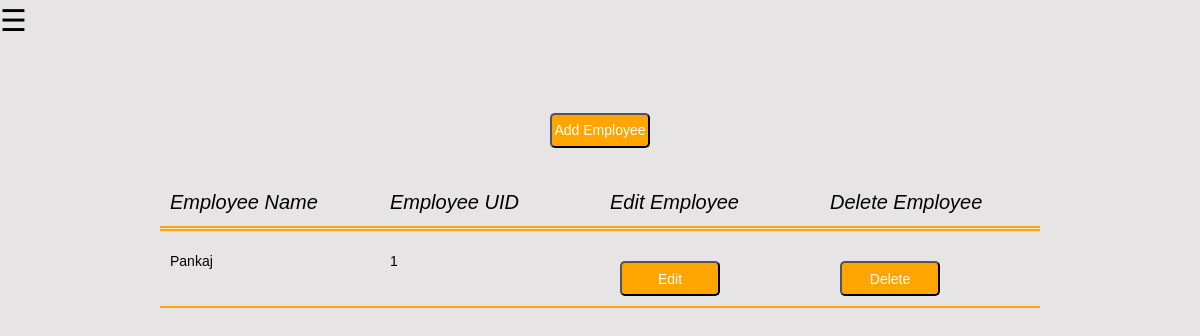
The page /manage/showemployees/ on the database as committed earlier.
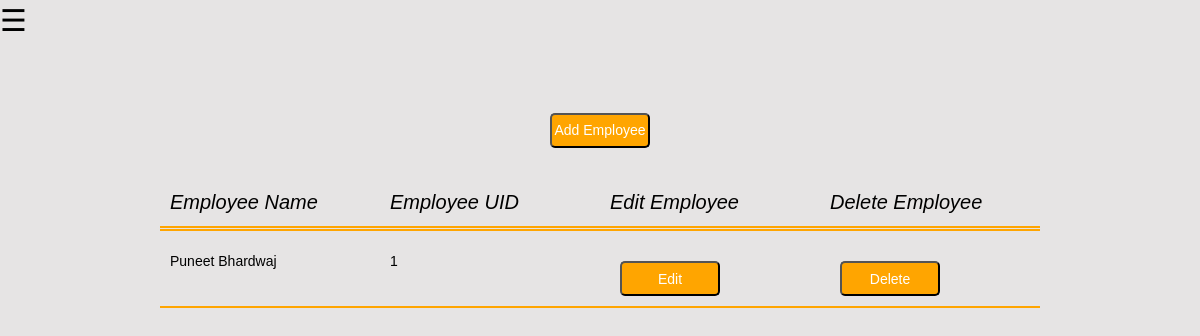
The same page on the database as committed later.
### manager/models.py (models this page shows, shortened)
class Employee(models.Model):
    employee_uid = models.CharField(max_length=10, primary_key=True)
    employee_name=models.CharField(max_length=100)

### manager/views.py (the view)
# urls.py: path('showemployees/',views.ShowEmployees),
def ShowEmployees(request):
    employees=Employee.objects.all()
    params={'employees':employees}
    return render(request,'manager/ShowEmployees.html',params)

### Template/manager/ShowEmployees.html (shortened to what this page needs)
{% extends 'manager/Manager_Basic.html' %}
    {% block head %}
    <link rel="stylesheet" href="/static/CSS/mymodel.css" />
    <link rel="stylesheet" href="/static/CSS/showitem.css" />
    <link rel="stylesheet" href="/static/CSS/formcss.css" />
    {% endblock %}
{% block body %}
<div class="maindiv">
    <a style="margin:30px;" href="/manage/addemployee/"><button>Add Employee</button></a>
<ul>
    <li class="ttl row"><span class="col">Employee Name</span><span class="col"> Employee UID</span><span class="col">Edit Employee</span><span class="col">Delete Employee</span></li>
    {% for employee in employees %}
    <li class="row"><span class="col">{{employee.employee_name}}</span> <span class="col">{{employee.employee_uid}}</span><span class="col"><a href="#"><button type="button" data='{"employee_uid":"{{employee.employee_uid}}","employee_name":"{{employee.employee_name}}"}' data-toggle="modal" data-target="#myModal" class="edit_employee" >Edit</button></a></span><span class="col"><a href="/manage/deleteemployee/{{employee.employee_uid}}" onclick="return confirm('Are you sure you want to delete {{employee.employee_name}} from Employees')"><button>Delete</button></a></span></li>
    {% endfor %}
</ul>
</div>
{% endblock %}

Rows that differ between the two databases and show on the page:
changed Employee id 1: employee_name "Pankaj" → "Puneet Bhardwaj"
